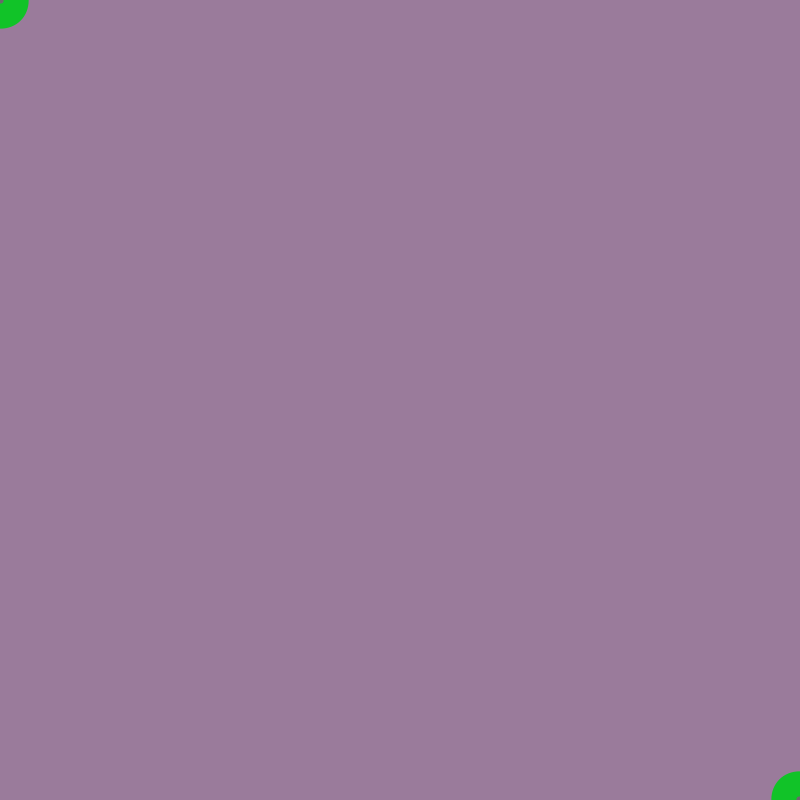
Frame 1 (no input)
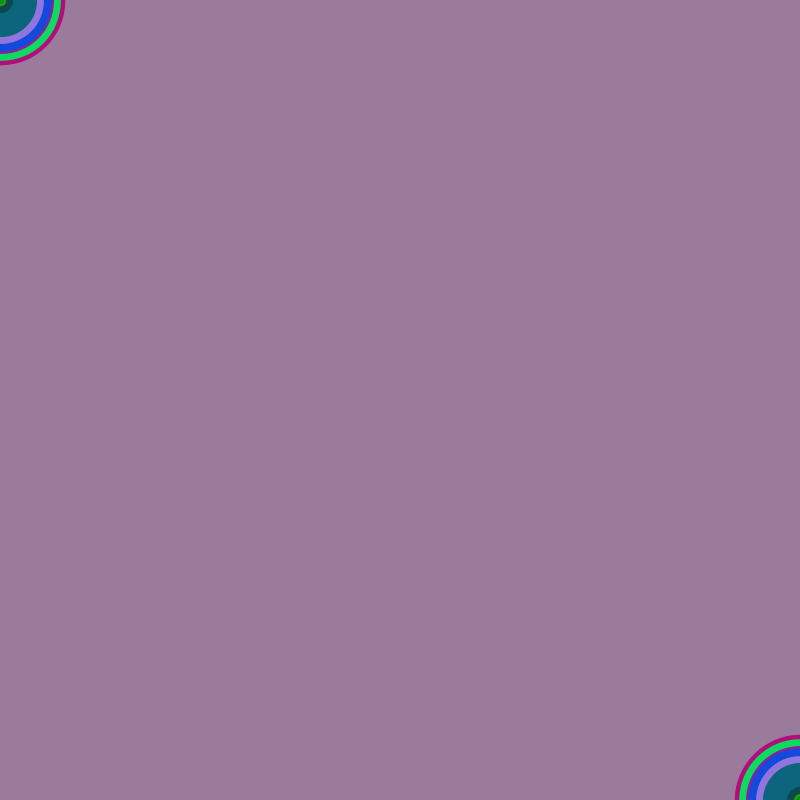
Frame 60 (the mouse pressed at the canvas centre just before this capture)
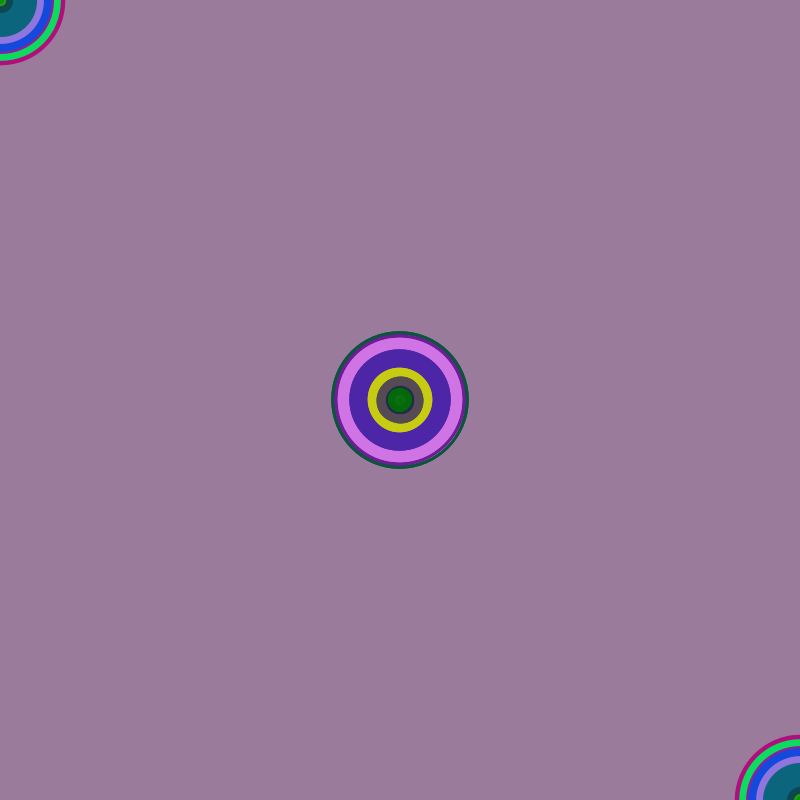
Frame 120 (the mouse held since frame 60 and released just before this capture)

The Processing sketch that drew these frames (run headless with seeded random() and noise(); from frame 60 on, the mouse is pressed at the canvas centre):

// Processing sketch: processing_9124
// ── processing_9124.pde


//document en mode continu
// premier bloc de code : 1 fois
// initialisation du programme
// déclarer des fonctions
//Nicolas Taffin. Processing Paris 2010.

void setup()
{
  size(800,800);
  frameRate(20);
  smooth();
  background(#9A7B9B);
}


// dessin qui s'exécute selon le framerate

void draw()
{
  
  float epaisseur= random(50);
  float rayon= random(100);
  float rouge= random(250);
  float vert= random(250);
  float bleu= random(250);
  float opacit= random(250);
  float x= random(800);
  float y= random(800);
  stroke(255-rouge, 255-vert,255-bleu);
  strokeWeight(epaisseur);
  
  fill(0,vert,0,opacit);
  
  
  ellipse(mouseX,mouseY, rayon, rayon);
  //ellipse(x,y, rayon, rayon);
  ellipse(800-mouseX,800-mouseY, rayon, rayon);
}
